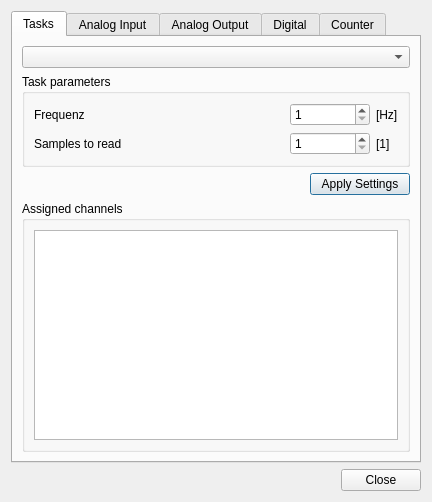
<?xml version="1.0" encoding="UTF-8"?>
<ui version="4.0">
 <class>niDAQmx</class>
 <widget class="QDialog" name="niDAQmx">
  <property name="geometry">
   <rect>
    <x>0</x>
    <y>0</y>
    <width>432</width>
    <height>502</height>
   </rect>
  </property>
  <property name="windowTitle">
   <string>Dialog</string>
  </property>
  <layout class="QVBoxLayout" name="verticalLayout_12">
   <item>
    <widget class="QSplitter" name="splitter">
     <property name="orientation">
      <enum>Qt::Horizontal</enum>
     </property>
     <widget class="QWidget" name="layoutWidget">
      <layout class="QVBoxLayout" name="verticalLayout">
       <item>
        <widget class="QTabWidget" name="tabWidget">
         <property name="enabled">
          <bool>true</bool>
         </property>
         <property name="tabPosition">
          <enum>QTabWidget::North</enum>
         </property>
         <property name="tabShape">
          <enum>QTabWidget::Rounded</enum>
         </property>
         <property name="currentIndex">
          <number>0</number>
         </property>
         <property name="documentMode">
          <bool>false</bool>
         </property>
         <property name="tabsClosable">
          <bool>false</bool>
         </property>
         <widget class="QWidget" name="tab_5">
          <attribute name="title">
           <string>Tasks</string>
          </attribute>
          <layout class="QVBoxLayout" name="verticalLayout_3">
           <item>
            <widget class="QComboBox" name="taskCombo"/>
           </item>
           <item>
            <widget class="QGroupBox" name="groupBox_2">
             <property name="title">
              <string>Task parameters</string>
             </property>
             <layout class="QGridLayout" name="gridLayout">
              <item row="0" column="0">
               <widget class="QLabel" name="label">
                <property name="text">
                 <string>Frequenz</string>
                </property>
               </widget>
              </item>
              <item row="0" column="1">
               <spacer name="horizontalSpacer_3">
                <property name="orientation">
                 <enum>Qt::Horizontal</enum>
                </property>
                <property name="sizeHint" stdset="0">
                 <size>
                  <width>128</width>
                  <height>20</height>
                 </size>
                </property>
               </spacer>
              </item>
              <item row="0" column="2">
               <widget class="QSpinBox" name="taskRateSpin">
                <property name="minimumSize">
                 <size>
                  <width>80</width>
                  <height>0</height>
                 </size>
                </property>
                <property name="minimum">
                 <number>1</number>
                </property>
                <property name="maximum">
                 <number>1000000</number>
                </property>
               </widget>
              </item>
              <item row="0" column="3">
               <widget class="QLabel" name="label_3">
                <property name="text">
                 <string>[Hz]</string>
                </property>
               </widget>
              </item>
              <item row="1" column="0">
               <widget class="QLabel" name="label_2">
                <property name="text">
                 <string>Samples to read</string>
                </property>
               </widget>
              </item>
              <item row="1" column="1">
               <spacer name="horizontalSpacer_4">
                <property name="orientation">
                 <enum>Qt::Horizontal</enum>
                </property>
                <property name="sizeHint" stdset="0">
                 <size>
                  <width>128</width>
                  <height>20</height>
                 </size>
                </property>
               </spacer>
              </item>
              <item row="1" column="2">
               <widget class="QSpinBox" name="taskSampleSpin">
                <property name="minimumSize">
                 <size>
                  <width>80</width>
                  <height>0</height>
                 </size>
                </property>
                <property name="minimum">
                 <number>1</number>
                </property>
                <property name="maximum">
                 <number>1000000</number>
                </property>
               </widget>
              </item>
              <item row="1" column="3">
               <widget class="QLabel" name="label_4">
                <property name="text">
                 <string>[1]</string>
                </property>
               </widget>
              </item>
             </layout>
            </widget>
           </item>
           <item>
            <layout class="QHBoxLayout" name="horizontalLayout_5">
             <item>
              <spacer name="horizontalSpacer_7">
               <property name="orientation">
                <enum>Qt::Horizontal</enum>
               </property>
               <property name="sizeHint" stdset="0">
                <size>
                 <width>40</width>
                 <height>20</height>
                </size>
               </property>
              </spacer>
             </item>
             <item>
              <widget class="QPushButton" name="taskApplyButton">
               <property name="enabled">
                <bool>true</bool>
               </property>
               <property name="minimumSize">
                <size>
                 <width>100</width>
                 <height>0</height>
                </size>
               </property>
               <property name="text">
                <string>Apply Settings</string>
               </property>
              </widget>
             </item>
            </layout>
           </item>
           <item>
            <widget class="QGroupBox" name="groupBox">
             <property name="title">
              <string>Assigned channels</string>
             </property>
             <layout class="QVBoxLayout" name="verticalLayout_2">
              <item>
               <widget class="QListWidget" name="taskChannelList"/>
              </item>
             </layout>
            </widget>
           </item>
          </layout>
         </widget>
         <widget class="QWidget" name="tab">
          <attribute name="title">
           <string>Analog Input</string>
          </attribute>
          <layout class="QVBoxLayout" name="verticalLayout_4">
           <item>
            <widget class="QComboBox" name="aiChannelCombo">
             <property name="sizePolicy">
              <sizepolicy hsizetype="Expanding" vsizetype="Fixed">
               <horstretch>0</horstretch>
               <verstretch>0</verstretch>
              </sizepolicy>
             </property>
            </widget>
           </item>
           <item>
            <widget class="QGroupBox" name="groupBox_3">
             <property name="title">
              <string>Channel settings</string>
             </property>
             <layout class="QVBoxLayout" name="verticalLayout_5">
              <item>
               <layout class="QHBoxLayout" name="horizontalLayout" stretch="0,0">
                <property name="margin">
                 <number>0</number>
                </property>
                <item>
                 <widget class="QLabel" name="label_5">
                  <property name="minimumSize">
                   <size>
                    <width>100</width>
                    <height>0</height>
                   </size>
                  </property>
                  <property name="text">
                   <string>Input config mode:</string>
                  </property>
                 </widget>
                </item>
                <item>
                 <widget class="QComboBox" name="aiConfigCombo">
                  <property name="sizePolicy">
                   <sizepolicy hsizetype="Expanding" vsizetype="Fixed">
                    <horstretch>0</horstretch>
                    <verstretch>0</verstretch>
                   </sizepolicy>
                  </property>
                 </widget>
                </item>
               </layout>
              </item>
              <item>
               <layout class="QGridLayout" name="gridLayout_2">
                <item row="0" column="0">
                 <widget class="QLabel" name="aiMinLabel">
                  <property name="text">
                   <string>min. voltage:</string>
                  </property>
                 </widget>
                </item>
                <item row="0" column="1">
                 <spacer name="horizontalSpacer_5">
                  <property name="orientation">
                   <enum>Qt::Horizontal</enum>
                  </property>
                  <property name="sizeHint" stdset="0">
                   <size>
                    <width>124</width>
                    <height>20</height>
                   </size>
                  </property>
                 </spacer>
                </item>
                <item row="0" column="2">
                 <widget class="QSpinBox" name="aiMinSpin">
                  <property name="minimumSize">
                   <size>
                    <width>110</width>
                    <height>0</height>
                   </size>
                  </property>
                  <property name="minimum">
                   <number>-10</number>
                  </property>
                  <property name="maximum">
                   <number>10</number>
                  </property>
                 </widget>
                </item>
                <item row="1" column="0">
                 <widget class="QLabel" name="aiMaxLabel">
                  <property name="text">
                   <string>max. voltage:</string>
                  </property>
                 </widget>
                </item>
                <item row="1" column="1">
                 <spacer name="horizontalSpacer_6">
                  <property name="orientation">
                   <enum>Qt::Horizontal</enum>
                  </property>
                  <property name="sizeHint" stdset="0">
                   <size>
                    <width>124</width>
                    <height>20</height>
                   </size>
                  </property>
                 </spacer>
                </item>
                <item row="1" column="2">
                 <widget class="QSpinBox" name="aiMaxSpin">
                  <property name="minimum">
                   <number>-10</number>
                  </property>
                  <property name="maximum">
                   <number>10</number>
                  </property>
                 </widget>
                </item>
               </layout>
              </item>
             </layout>
            </widget>
           </item>
           <item>
            <spacer name="verticalSpacer">
             <property name="orientation">
              <enum>Qt::Vertical</enum>
             </property>
             <property name="sizeHint" stdset="0">
              <size>
               <width>20</width>
               <height>40</height>
              </size>
             </property>
            </spacer>
           </item>
           <item>
            <layout class="QHBoxLayout" name="horizontalLayout_4">
             <item>
              <spacer name="horizontalSpacer">
               <property name="orientation">
                <enum>Qt::Horizontal</enum>
               </property>
               <property name="sizeHint" stdset="0">
                <size>
                 <width>40</width>
                 <height>20</height>
                </size>
               </property>
              </spacer>
             </item>
             <item>
              <widget class="QPushButton" name="aiApplyButton">
               <property name="minimumSize">
                <size>
                 <width>100</width>
                 <height>0</height>
                </size>
               </property>
               <property name="text">
                <string>Apply Settings</string>
               </property>
              </widget>
             </item>
            </layout>
           </item>
          </layout>
         </widget>
         <widget class="QWidget" name="tab_2">
          <property name="toolTip">
           <string>&lt;html&gt;&lt;head/&gt;&lt;body&gt;&lt;p&gt;Test&lt;/p&gt;&lt;p&gt;&lt;br/&gt;&lt;/p&gt;&lt;/body&gt;&lt;/html&gt;</string>
          </property>
          <attribute name="title">
           <string>Analog Output</string>
          </attribute>
          <layout class="QVBoxLayout" name="verticalLayout_6">
           <item>
            <widget class="QComboBox" name="aoChannelCombo"/>
           </item>
           <item>
            <widget class="QGroupBox" name="groupBox_6">
             <property name="enabled">
              <bool>true</bool>
             </property>
             <property name="title">
              <string>Channel settings</string>
             </property>
             <layout class="QVBoxLayout" name="verticalLayout_9">
              <item>
               <layout class="QGridLayout" name="gridLayout_3">
                <item row="0" column="0">
                 <widget class="QLabel" name="aiMinLabel_2">
                  <property name="text">
                   <string>min. voltage:</string>
                  </property>
                 </widget>
                </item>
                <item row="0" column="1">
                 <spacer name="horizontalSpacer_10">
                  <property name="orientation">
                   <enum>Qt::Horizontal</enum>
                  </property>
                  <property name="sizeHint" stdset="0">
                   <size>
                    <width>124</width>
                    <height>20</height>
                   </size>
                  </property>
                 </spacer>
                </item>
                <item row="0" column="2">
                 <widget class="QSpinBox" name="aoMinSpin">
                  <property name="minimumSize">
                   <size>
                    <width>110</width>
                    <height>0</height>
                   </size>
                  </property>
                  <property name="minimum">
                   <number>-10</number>
                  </property>
                  <property name="maximum">
                   <number>10</number>
                  </property>
                 </widget>
                </item>
                <item row="1" column="0">
                 <widget class="QLabel" name="aiMaxLabel_2">
                  <property name="text">
                   <string>max. voltage:</string>
                  </property>
                 </widget>
                </item>
                <item row="1" column="1">
                 <spacer name="horizontalSpacer_11">
                  <property name="orientation">
                   <enum>Qt::Horizontal</enum>
                  </property>
                  <property name="sizeHint" stdset="0">
                   <size>
                    <width>124</width>
                    <height>20</height>
                   </size>
                  </property>
                 </spacer>
                </item>
                <item row="1" column="2">
                 <widget class="QSpinBox" name="aoMaxSpin">
                  <property name="minimum">
                   <number>-10</number>
                  </property>
                  <property name="maximum">
                   <number>10</number>
                  </property>
                 </widget>
                </item>
               </layout>
              </item>
              <item>
               <spacer name="verticalSpacer_2">
                <property name="orientation">
                 <enum>Qt::Vertical</enum>
                </property>
                <property name="sizeHint" stdset="0">
                 <size>
                  <width>20</width>
                  <height>291</height>
                 </size>
                </property>
               </spacer>
              </item>
              <item>
               <layout class="QHBoxLayout" name="horizontalLayout_6">
                <item>
                 <spacer name="horizontalSpacer_2">
                  <property name="orientation">
                   <enum>Qt::Horizontal</enum>
                  </property>
                  <property name="sizeHint" stdset="0">
                   <size>
                    <width>40</width>
                    <height>20</height>
                   </size>
                  </property>
                 </spacer>
                </item>
                <item>
                 <widget class="QPushButton" name="aoApplyButton">
                  <property name="minimumSize">
                   <size>
                    <width>100</width>
                    <height>0</height>
                   </size>
                  </property>
                  <property name="text">
                   <string>Apply Settings</string>
                  </property>
                 </widget>
                </item>
               </layout>
              </item>
             </layout>
            </widget>
           </item>
          </layout>
         </widget>
         <widget class="QWidget" name="tab_3">
          <property name="enabled">
           <bool>true</bool>
          </property>
          <attribute name="title">
           <string>Digital</string>
          </attribute>
          <layout class="QVBoxLayout" name="verticalLayout_7">
           <item>
            <widget class="QComboBox" name="dioChannelCombo">
             <property name="enabled">
              <bool>true</bool>
             </property>
            </widget>
           </item>
           <item>
            <widget class="QGroupBox" name="groupBox_5">
             <property name="enabled">
              <bool>true</bool>
             </property>
             <property name="title">
              <string>Channel settings (not implemented yet)</string>
             </property>
             <layout class="QVBoxLayout" name="verticalLayout_10">
              <item>
               <spacer name="verticalSpacer_3">
                <property name="orientation">
                 <enum>Qt::Vertical</enum>
                </property>
                <property name="sizeHint" stdset="0">
                 <size>
                  <width>20</width>
                  <height>345</height>
                 </size>
                </property>
               </spacer>
              </item>
              <item>
               <layout class="QHBoxLayout" name="horizontalLayout_7">
                <item>
                 <spacer name="horizontalSpacer_8">
                  <property name="orientation">
                   <enum>Qt::Horizontal</enum>
                  </property>
                  <property name="sizeHint" stdset="0">
                   <size>
                    <width>40</width>
                    <height>20</height>
                   </size>
                  </property>
                 </spacer>
                </item>
                <item>
                 <widget class="QPushButton" name="dioApplyButton_3">
                  <property name="enabled">
                   <bool>false</bool>
                  </property>
                  <property name="minimumSize">
                   <size>
                    <width>100</width>
                    <height>0</height>
                   </size>
                  </property>
                  <property name="text">
                   <string>Apply Settings</string>
                  </property>
                 </widget>
                </item>
               </layout>
              </item>
             </layout>
            </widget>
           </item>
          </layout>
         </widget>
         <widget class="QWidget" name="tab_4">
          <property name="enabled">
           <bool>true</bool>
          </property>
          <attribute name="title">
           <string>Counter</string>
          </attribute>
          <layout class="QVBoxLayout" name="verticalLayout_8">
           <item>
            <widget class="QComboBox" name="cioChannelCombo"/>
           </item>
           <item>
            <widget class="QGroupBox" name="groupBox_4">
             <property name="enabled">
              <bool>true</bool>
             </property>
             <property name="title">
              <string>Channel settings (not implemented yet)</string>
             </property>
             <layout class="QVBoxLayout" name="verticalLayout_11">
              <item>
               <spacer name="verticalSpacer_4">
                <property name="orientation">
                 <enum>Qt::Vertical</enum>
                </property>
                <property name="sizeHint" stdset="0">
                 <size>
                  <width>20</width>
                  <height>345</height>
                 </size>
                </property>
               </spacer>
              </item>
              <item>
               <layout class="QHBoxLayout" name="horizontalLayout_8">
                <item>
                 <spacer name="horizontalSpacer_9">
                  <property name="orientation">
                   <enum>Qt::Horizontal</enum>
                  </property>
                  <property name="sizeHint" stdset="0">
                   <size>
                    <width>40</width>
                    <height>20</height>
                   </size>
                  </property>
                 </spacer>
                </item>
                <item>
                 <widget class="QPushButton" name="cioApplyButton">
                  <property name="enabled">
                   <bool>false</bool>
                  </property>
                  <property name="minimumSize">
                   <size>
                    <width>100</width>
                    <height>0</height>
                   </size>
                  </property>
                  <property name="text">
                   <string>Apply Settings</string>
                  </property>
                 </widget>
                </item>
               </layout>
              </item>
             </layout>
            </widget>
           </item>
          </layout>
         </widget>
        </widget>
       </item>
      </layout>
     </widget>
    </widget>
   </item>
   <item>
    <widget class="QDialogButtonBox" name="buttonBox">
     <property name="locale">
      <locale language="German" country="Germany"/>
     </property>
     <property name="orientation">
      <enum>Qt::Horizontal</enum>
     </property>
     <property name="standardButtons">
      <set>QDialogButtonBox::Close</set>
     </property>
     <property name="centerButtons">
      <bool>false</bool>
     </property>
    </widget>
   </item>
  </layout>
 </widget>
 <resources/>
 <connections/>
</ui>
